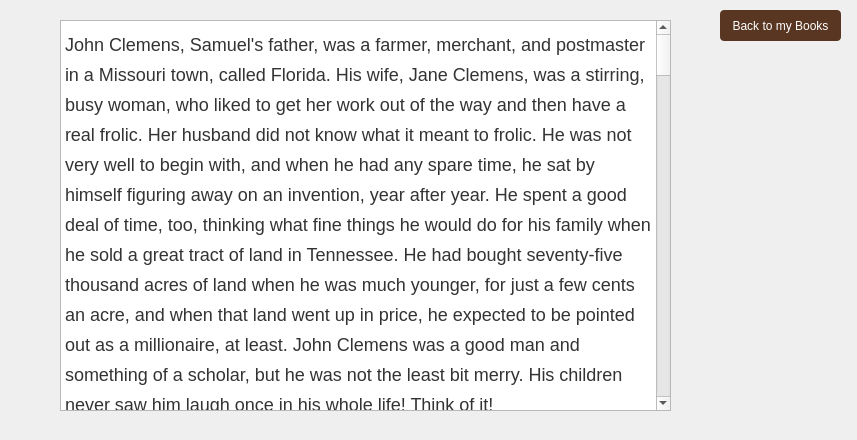
<?xml version="1.0" encoding="UTF-8"?>
<ui version="4.0">
 <class>Reader</class>
 <widget class="QDialog" name="Reader">
  <property name="geometry">
   <rect>
    <x>0</x>
    <y>0</y>
    <width>857</width>
    <height>440</height>
   </rect>
  </property>
  <property name="windowTitle">
   <string>Reader</string>
  </property>
  <widget class="QWidget" name="widget" native="true">
   <property name="geometry">
    <rect>
     <x>0</x>
     <y>0</y>
     <width>861</width>
     <height>441</height>
    </rect>
   </property>
   <property name="styleSheet">
    <string notr="true">#widget{
border-image: url(:/MainWindow/mylibrary.jpg);
  color:white;
}</string>
   </property>
   <widget class="QTextBrowser" name="textBrowser">
    <property name="geometry">
     <rect>
      <x>60</x>
      <y>20</y>
      <width>611</width>
      <height>391</height>
     </rect>
    </property>
    <property name="styleSheet">
     <string notr="true">#textBrowser{
border-image: url(:/MainWindow/page.jpg);
  color:white;
}</string>
    </property>
    <property name="html">
     <string>&lt;!DOCTYPE HTML PUBLIC &quot;-//W3C//DTD HTML 4.0//EN&quot; &quot;http://www.w3.org/TR/REC-html40/strict.dtd&quot;&gt;
&lt;html&gt;&lt;head&gt;&lt;meta name=&quot;qrichtext&quot; content=&quot;1&quot; /&gt;&lt;meta charset=&quot;utf-8&quot; /&gt;&lt;style type=&quot;text/css&quot;&gt;
p, li { white-space: pre-wrap; }
&lt;/style&gt;&lt;/head&gt;&lt;body style=&quot; font-family:'Segoe UI'; font-size:9pt; font-weight:400; font-style:normal;&quot;&gt;
&lt;p style=&quot; margin-top:0px; margin-bottom:15px; margin-left:0px; margin-right:0px; -qt-block-indent:0; text-indent:0px; line-height:30px;&quot;&gt;&lt;span style=&quot; font-family:'Helvetica Neue','Helvetica','Arial','sans-serif'; font-size:18px; color:#333333;&quot;&gt;John Clemens, Samuel's father, was a farmer, merchant, and postmaster in a Missouri town, called Florida. His wife, Jane Clemens, was a stirring, busy woman, who liked to get her work out of the way and then have a real frolic. Her husband did not know what it meant to frolic. He was not very well to begin with, and when he had any spare time, he sat by himself figuring away on an invention, year after year. He spent a good deal of time, too, thinking what fine things he would do for his family when he sold a great tract of land in Tennessee. He had bought seventy-five thousand acres of land when he was much younger, for just a few cents an acre, and when that land went up in price, he expected to be pointed out as a millionaire, at least. John Clemens was a good man and something of a scholar, but he was not the least bit merry. His children never saw him laugh once in his whole life! Think of it!&lt;/span&gt;&lt;/p&gt;
&lt;p style=&quot; margin-top:0px; margin-bottom:15px; margin-left:0px; margin-right:0px; -qt-block-indent:0; text-indent:0px; line-height:30px;&quot;&gt;&lt;span style=&quot; font-family:'Helvetica Neue','Helvetica','Arial','sans-serif'; font-size:18px; color:#333333;&quot;&gt;Mrs. Clemens did not like to have any one around when she was bustling through the housework, so the six children spent the days roaming through the country, picking nuts and berries. When it came night and they had had their supper, they would crowd around the open fire and coax Jennie, a slave girl, or Uncle Ned, a colored farm-hand, to tell them stories.&lt;/span&gt;&lt;/p&gt;
&lt;p style=&quot; margin-top:0px; margin-bottom:15px; margin-left:0px; margin-right:0px; -qt-block-indent:0; text-indent:0px; line-height:30px;&quot;&gt;&lt;a name=&quot;aswift_3_expand&quot;&gt;&lt;/a&gt;&lt;span style=&quot; font-family:'Helvetica Neue','Helvetica','Arial','sans-serif'; font-size:18px; color:#333333;&quot;&gt;U&lt;/span&gt;&lt;span style=&quot; font-family:'Helvetica Neue','Helvetica','Arial','sans-serif'; font-size:18px; color:#333333;&quot;&gt;ncle Ned was a famous story-teller. When he described witches and goblins, the children would look over their shoulders as if they half expected to see the queer creatures in the room. All these stories began &amp;quot;Once 'pon a time,&amp;quot; but each one ended differently. One of the children, Sam Clemens, admired Uncle Ned's stories so that he could hardly wait for evening to come.&lt;/span&gt;&lt;/p&gt;
&lt;p style=&quot; margin-top:0px; margin-bottom:15px; margin-left:0px; margin-right:0px; -qt-block-indent:0; text-indent:0px; line-height:30px;&quot;&gt;&lt;span style=&quot; font-family:'Helvetica Neue','Helvetica','Arial','sans-serif'; font-size:18px; color:#333333;&quot;&gt;Sam was a delicate child. The neighbors used to shake their heads and declare he would never live to be a man, and every one always spoke of him as &amp;quot;little Sam.&amp;quot;&lt;/span&gt;&lt;/p&gt;
&lt;p style=&quot; margin-top:0px; margin-bottom:15px; margin-left:0px; margin-right:0px; -qt-block-indent:0; text-indent:0px; line-height:30px;&quot;&gt;&lt;span style=&quot; font-family:'Helvetica Neue','Helvetica','Arial','sans-serif'; font-size:18px; color:#333333;&quot;&gt;When Mr. Clemens moved to another town some distance away, the mother said instantly: &amp;quot;Well, Hannibal may be all right for your business, but Florida agrees so well with little Sam, that I shall spend every summer here with the children, on the Quarles farm.&amp;quot;&lt;/span&gt;&lt;/p&gt;
&lt;p style=&quot; margin-top:0px; margin-bottom:15px; margin-left:0px; margin-right:0px; -qt-block-indent:0; text-indent:0px; line-height:30px;&quot;&gt;&lt;span style=&quot; font-family:'Helvetica Neue','Helvetica','Arial','sans-serif'; font-size:18px; color:#333333;&quot;&gt;The children were glad she held to this plan, for Mr. Quarles laughed and joked with them, built them high swings, let them ride in ox-teams and go on horseback, and tumble in the hayfields all they wished. They had so much fun and exercise that they were even willing to go to bed without any stories. Sam grew plump.&lt;/span&gt;&lt;/p&gt;
&lt;p style=&quot; margin-top:0px; margin-bottom:15px; margin-left:0px; margin-right:0px; -qt-block-indent:0; text-indent:0px; line-height:30px;&quot;&gt;&lt;span style=&quot; font-family:'Helvetica Neue','Helvetica','Arial','sans-serif'; font-size:18px; color:#333333;&quot;&gt;A funny thing happened the first summer they went to nice Mr. Quarles's. Mrs. Clemens, with the older children, the new baby, and Jennie, went on ahead in a large wagon. Sam was asleep. Mr. Clemens was to wait until he woke up and then was to carry him on horseback, to join the rest. Well, as Mr. Clemens was waiting for Sam to finish his nap, he got to thinking of his invention, or his Tennessee land, and presently he saddled and bridled the horse and rode away[184] without him. He never thought of Sam again until his wife said, as he reached the Quarles's dooryard: &amp;quot;Where is little Sam?&amp;quot;&lt;/span&gt;&lt;/p&gt;
&lt;p style=&quot; margin-top:0px; margin-bottom:15px; margin-left:0px; margin-right:0px; -qt-block-indent:0; text-indent:0px; line-height:30px;&quot;&gt;&lt;a name=&quot;aswift_4_expand&quot;&gt;&lt;/a&gt;&lt;span style=&quot; font-family:'Helvetica Neue','Helvetica','Arial','sans-serif'; font-size:18px; color:#333333;&quot;&gt;&amp;quot;&lt;/span&gt;&lt;span style=&quot; font-family:'Helvetica Neue','Helvetica','Arial','sans-serif'; font-size:18px; color:#333333;&quot;&gt;Why—why—&amp;quot; he stammered, &amp;quot;I must have forgotten him.&amp;quot; Of course he was ashamed of himself and hurried a man off to Hannibal, on a swift horse, where Sam was found hungry and frightened, wandering through the locked house.&lt;/span&gt;&lt;/p&gt;
&lt;p style=&quot; margin-top:0px; margin-bottom:15px; margin-left:0px; margin-right:0px; -qt-block-indent:0; text-indent:0px; line-height:30px;&quot;&gt;&lt;span style=&quot; font-family:'Helvetica Neue','Helvetica','Arial','sans-serif'; font-size:18px; color:#333333;&quot;&gt;Sam was sent to school when he was five. He certainly did not like to study very well but did learn to be a fine reader and speller.&lt;/span&gt;&lt;/p&gt;
&lt;p style=&quot; margin-top:0px; margin-bottom:15px; margin-left:0px; margin-right:0px; -qt-block-indent:0; text-indent:0px; line-height:30px;&quot;&gt;&lt;span style=&quot; font-family:'Helvetica Neue','Helvetica','Arial','sans-serif'; font-size:18px; color:#333333;&quot;&gt;At the age of nine, Sam was a good swimmer (although he came very near being drowned three different times, while he was learning) and loved the river so that he was to be found on its shore almost any hour of the day. He longed to travel by steamer. Once he ran away and hid on board one until it was well down the river. As soon as he showed himself to the captain, he was put ashore, his father was sent for, and he received a whipping that he remembered a long time.&lt;/span&gt;&lt;/p&gt;
&lt;p style=&quot; margin-top:0px; margin-bottom:15px; margin-left:0px; margin-right:0px; -qt-block-indent:0; text-indent:0px; line-height:30px;&quot;&gt;&lt;span style=&quot; font-family:'Helvetica Neue','Helvetica','Arial','sans-serif'; font-size:18px; color:#333333;&quot;&gt;At nine he had a head rather too large for his body, and it looked even bigger because[185] he had such a lot of waving, sandy hair. He had fine gray eyes, a slow, drawling voice, and said such droll things that the boys listened to everything he said. His two best chums were Will Bowen and John Briggs. These three friends could run like deer, and what time they were not fishing or swimming they usually spent in a cave which they had found.&lt;/span&gt;&lt;/p&gt;
&lt;p style=&quot; margin-top:0px; margin-bottom:15px; margin-left:0px; margin-right:0px; -qt-block-indent:0; text-indent:0px; line-height:30px;&quot;&gt;&lt;span style=&quot; font-family:'Helvetica Neue','Helvetica','Arial','sans-serif'; font-size:18px; color:#333333;&quot;&gt;At twelve he was just a careless, happy, barefoot boy, often in mischief, and only excelling in two things at school. He won the weekly medal for spelling, and his compositions were so funny that the teachers and pupils used to laugh till the tears came, when they were read aloud. His teachers said he ought to train himself for a writer, but it did not seem to him that there was anything so noble or desirable in this world as being a pilot. And he loved the great Mississippi River better than any place he had known or could imagine.&lt;/span&gt;&lt;/p&gt;
&lt;p style=&quot; margin-top:0px; margin-bottom:15px; margin-left:0px; margin-right:0px; -qt-block-indent:0; text-indent:0px; line-height:30px;&quot;&gt;&lt;span style=&quot; font-family:'Helvetica Neue','Helvetica','Arial','sans-serif'; font-size:18px; color:#333333;&quot;&gt;Sam's father died, whispering: &amp;quot;Don't sell the Tennessee land! Hold on to it, and you will all be rich!&amp;quot;&lt;/span&gt;&lt;/p&gt;
&lt;p style=&quot; margin-top:0px; margin-bottom:15px; margin-left:0px; margin-right:0px; -qt-block-indent:0; text-indent:0px; line-height:30px;&quot;&gt;&lt;span style=&quot; font-family:'Helvetica Neue','Helvetica','Arial','sans-serif'; font-size:18px; color:#333333;&quot;&gt;After his death Sam learned the printer's[186] trade. He was very quick in setting type and accurate, so that he soon helped his older brother start a newspaper. He worked with his brother until he was eighteen, and then he told his mother that he wanted to start out for himself in the world. Jane Clemens loved him dearly and hated to part with him, but when she saw his heart was set on going, she took up a testament and said: &amp;quot;Well, Sam, you may try it, but I want you to take hold of this book and make me a promise. I want you to repeat after me these words—'I do solemnly swear that I will not throw a card or drink a drop of liquor while I am gone!'&amp;quot;&lt;/span&gt;&lt;/p&gt;
&lt;p style=&quot; margin-top:0px; margin-bottom:15px; margin-left:0px; margin-right:0px; -qt-block-indent:0; text-indent:0px; line-height:30px;&quot;&gt;&lt;span style=&quot; font-family:'Helvetica Neue','Helvetica','Arial','sans-serif'; font-size:18px; color:#333333;&quot;&gt;He repeated these words after her, bade her good-by, and went to St. Louis. He meant to travel, and as he earned enough by newspaper work, he visited New York, Philadelphia, and was on his way to South America when he got a chance to be a pilot on the Mississippi River. While he was learning this trade, he was happier than he had ever been in his life. If you want to know what happened to him at this time you must read a book he wrote, Life on the Mississippi River. He wrote a great many books and signed whatever he wrote with a queer name—MARK TWAIN. This was an old term used by pilots to show how deep the water is where they throw the lead. His writings, like his boyish compositions, made people laugh. So that now, although he has been dead several years, whenever the name of Mark Twain is mentioned, a smile goes around. If you want to know more about the actual doings of Sam and his chums, Will Bowen and John Briggs, read Tom Sawyer and Huckleberry Finn, for in those books Sam has set down a pretty fair account of their escapades.&lt;/span&gt;&lt;/p&gt;
&lt;p align=&quot;justify&quot; style=&quot; margin-top:0px; margin-bottom:15px; margin-left:0px; margin-right:0px; -qt-block-indent:0; text-indent:0px; line-height:30px;&quot;&gt;&lt;span style=&quot; font-family:'Helvetica Neue','Helvetica','Arial','sans-serif'; font-size:18px; color:#333333;&quot;&gt;Mr. Clemens had a wife and children of whom he was very fond. As he made much money from his books and lectures, they were all able to travel in foreign countries, and his best book of travel is Innocents Abroad. It seems to me that even his father would have laughed over that book. Speaking of his father again reminds me to tell you that the Tennessee land never brought any luxuries to the Clemens family. It was sold for less than the taxes had amounted to.&lt;/span&gt;&lt;/p&gt;&lt;/body&gt;&lt;/html&gt;</string>
    </property>
   </widget>
   <widget class="QPushButton" name="returnBtn">
    <property name="geometry">
     <rect>
      <x>720</x>
      <y>10</y>
      <width>121</width>
      <height>31</height>
     </rect>
    </property>
    <property name="styleSheet">
     <string notr="true">#returnBtn{
color:white;
background-color:rgb(88, 54, 34);

border-width:0px;
border-radius:4px;
}

#returnBtn:hover{
background-color:rgb(99, 60, 52);
}</string>
    </property>
    <property name="text">
     <string>Back to my Books</string>
    </property>
   </widget>
  </widget>
 </widget>
 <layoutdefault spacing="6" margin="11"/>
 <resources>
  <include location="mainwindow.qrc"/>
 </resources>
 <connections/>
</ui>
